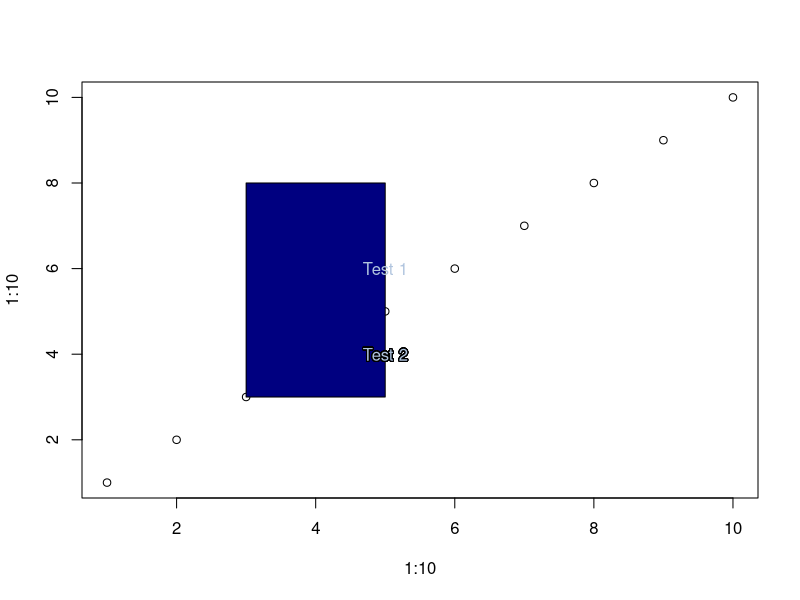

Reproduce this figure in R.
library(TeachingDemos)


### Name: shadowtext
### Title: Add text to a plot with a contrasting background.
### Aliases: shadowtext
### Keywords: aplot

### ** Examples

 plot(1:10, 1:10, bg='aliceblue')
 rect(3,3,5,8, col='navy')
 text(5,6, 'Test 1', col='lightsteelblue')
 shadowtext(5,4, 'Test 2', col='lightsteelblue')
